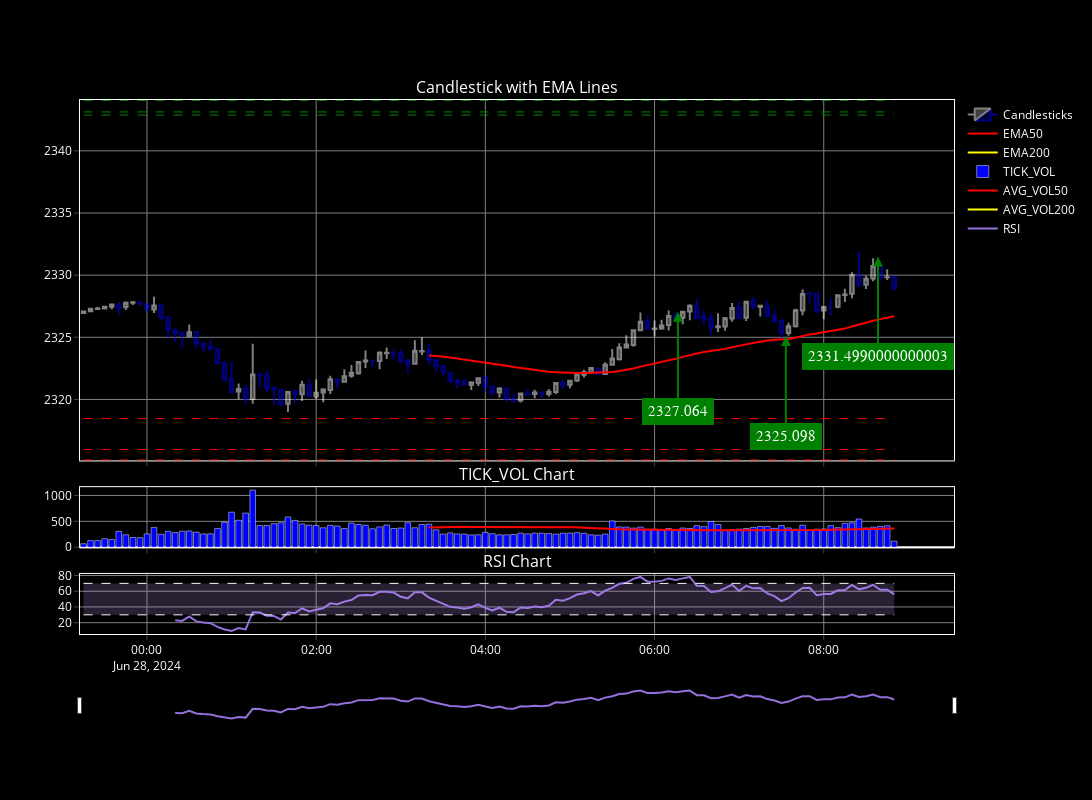

Here is the notebook cell this chart was saved with:
### Code cell
for _ in range(3):
    clear_output()
    df_positions, trading_symbols = positions_rt(df_positions)
    display(df_positions)
    fig = plot_positions_rt(df_positions = df_positions, trading_symbols = trading_symbols)
    fig.show()

    time.sleep(10)
